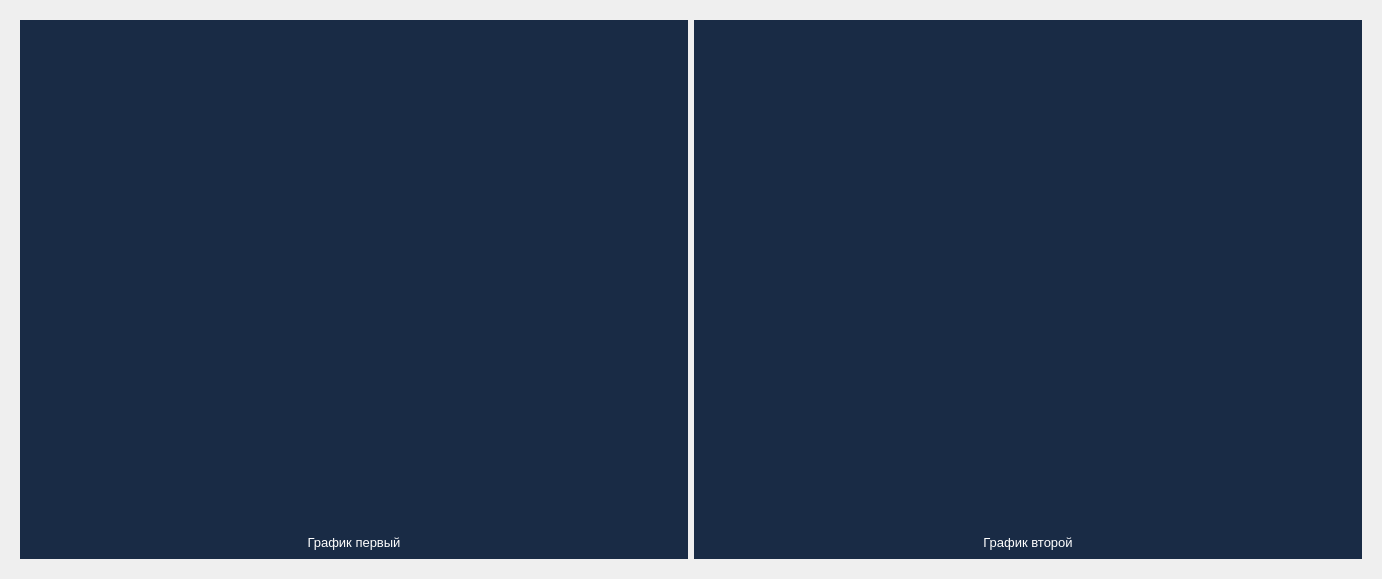
      <widget class="QWidget" name="so_tab">
       <attribute name="title">
        <string>Итог</string>
       </attribute>
       <layout class="QGridLayout" name="gridLayout_28">
        <item row="0" column="0">
         <widget class="QGroupBox" name="content_box">
          <property name="styleSheet">
           <string notr="true">border: rgb(25, 43, 69);</string>
          </property>
          <property name="title">
           <string/>
          </property>
          <layout class="QGridLayout" name="gridLayout_29">
           <item row="0" column="1">
            <widget class="QGroupBox" name="graphics_second_box">
             <property name="styleSheet">
              <string notr="true">background-color: rgb(25, 43, 69);</string>
             </property>
             <property name="title">
              <string/>
             </property>
             <layout class="QGridLayout" name="gridLayout_31">
              <item row="1" column="0">
               <widget class="QLabel" name="label_second_so">
                <property name="styleSheet">
                 <string notr="true">color: rgb(255, 255, 255);</string>
                </property>
                <property name="text">
                 <string>&lt;html&gt;&lt;head/&gt;&lt;body&gt;&lt;p align=&quot;center&quot;&gt;&lt;span style=&quot; font-size:10pt;&quot;&gt;График второй&lt;/span&gt;&lt;/p&gt;&lt;/body&gt;&lt;/html&gt;</string>
                </property>
               </widget>
              </item>
              <item row="0" column="0">
               <widget class="QGraphicsView" name="graphics_second_so">
                <property name="minimumSize">
                 <size>
                  <width>650</width>
                  <height>500</height>
                 </size>
                </property>
                <property name="maximumSize">
                 <size>
                  <width>650</width>
                  <height>500</height>
                 </size>
                </property>
               </widget>
              </item>
             </layout>
            </widget>
           </item>
           <item row="0" column="0">
            <widget class="QGroupBox" name="graphics_first_box">
             <property name="styleSheet">
              <string notr="true">background-color: rgb(25, 43, 69);</string>
             </property>
             <property name="title">
              <string/>
             </property>
             <layout class="QGridLayout" name="gridLayout_30">
              <item row="1" column="0">
               <widget class="QLabel" name="label_first_so">
                <property name="styleSheet">
                 <string notr="true">color: rgb(255, 255, 255);</string>
                </property>
                <property name="text">
                 <string>&lt;html&gt;&lt;head/&gt;&lt;body&gt;&lt;p align=&quot;center&quot;&gt;&lt;span style=&quot; font-size:10pt;&quot;&gt;График первый&lt;/span&gt;&lt;/p&gt;&lt;/body&gt;&lt;/html&gt;</string>
                </property>
               </widget>
              </item>
              <item row="0" column="0">
               <widget class="QGraphicsView" name="graphics_first_so">
                <property name="minimumSize">
                 <size>
                  <width>650</width>
                  <height>500</height>
                 </size>
                </property>
                <property name="maximumSize">
                 <size>
                  <width>650</width>
                  <height>500</height>
                 </size>
                </property>
               </widget>
              </item>
             </layout>
            </widget>
           </item>
          </layout>
         </widget>
        </item>
       </layout>
      </widget>
